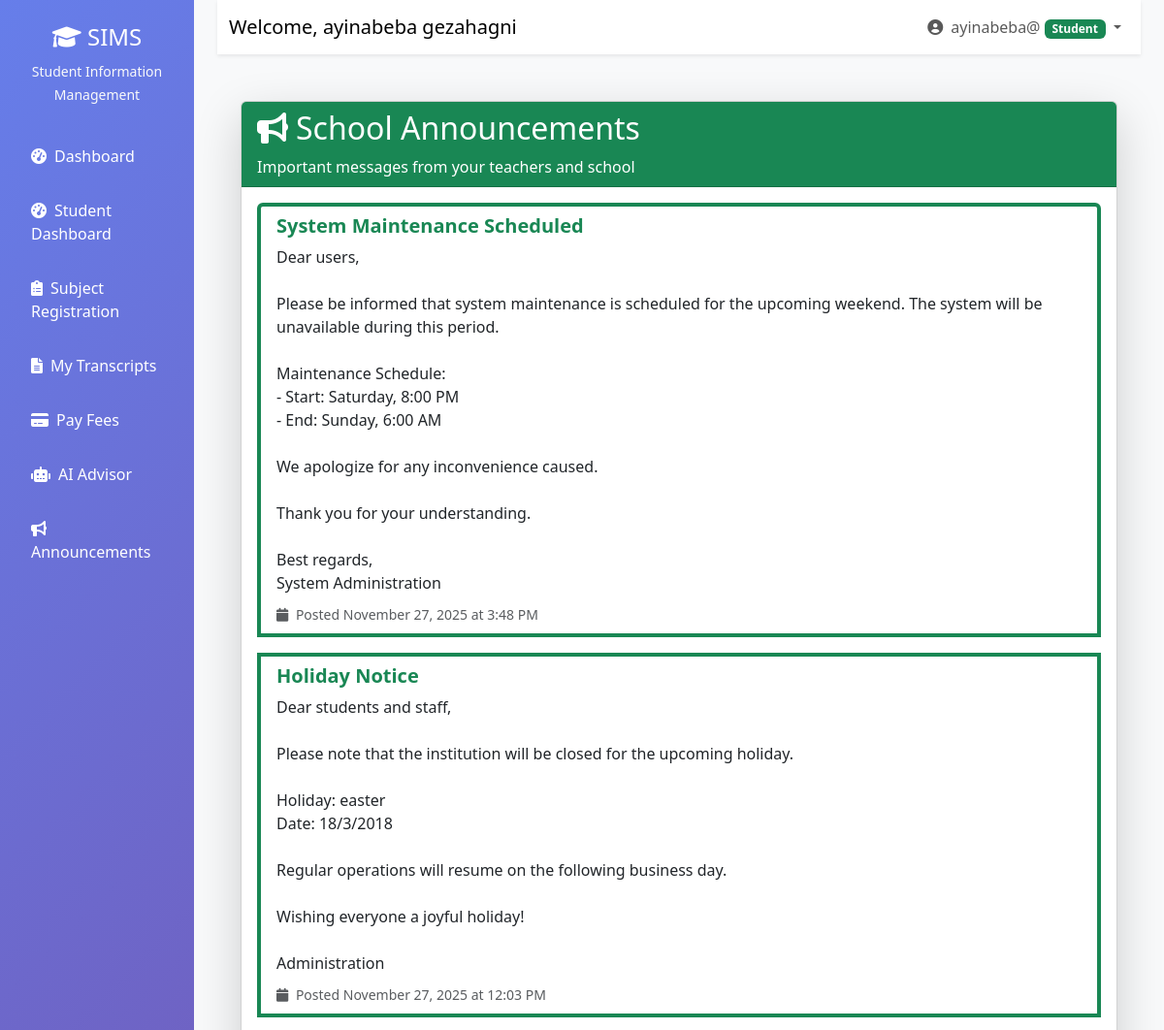
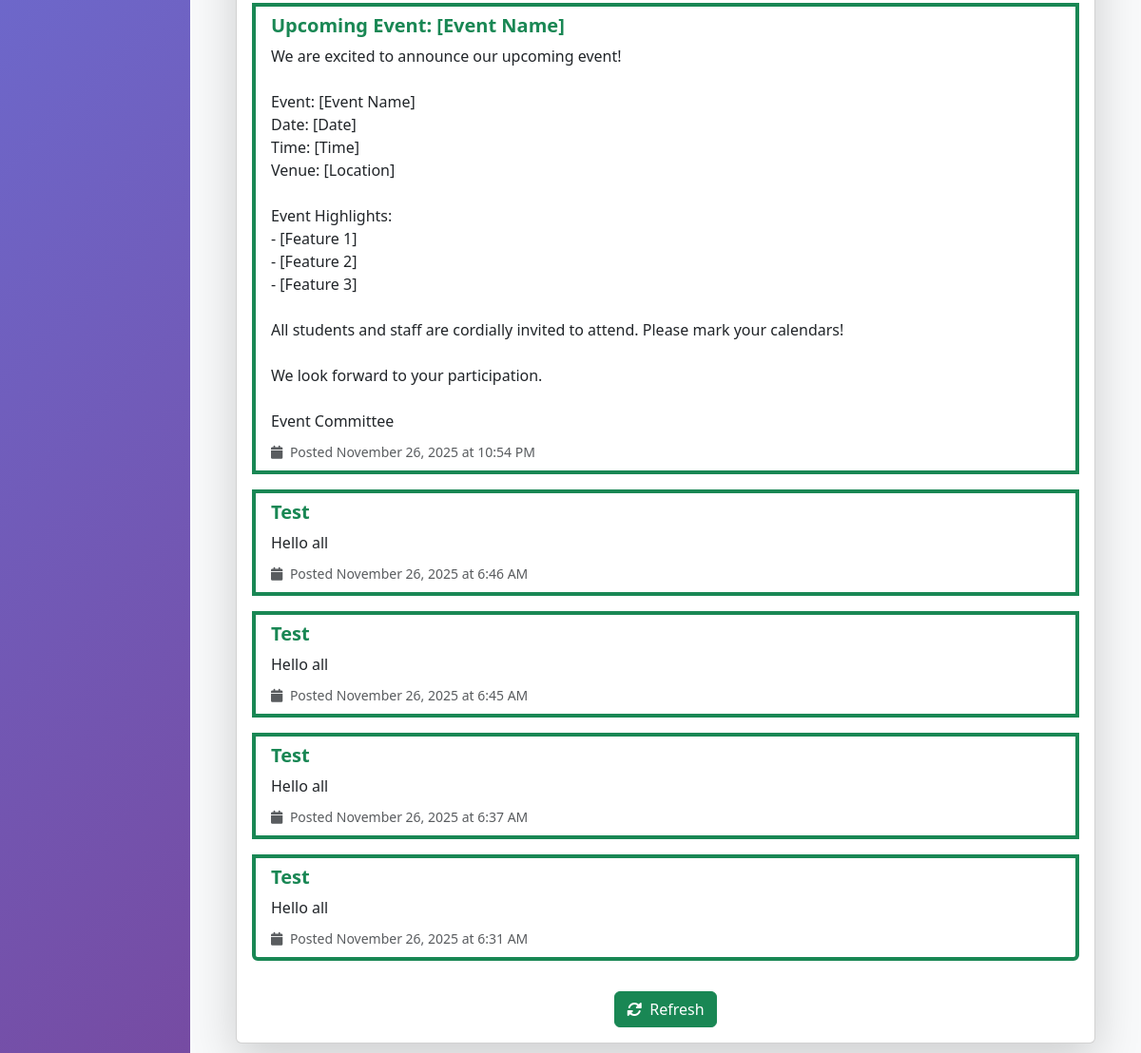
The page /students/announcements/ (signed in) on the database its author committed (2 pictures, top to bottom).
### users/models.py (models this page shows, shortened)
class User(AbstractUser):
    ROLE_CHOICES = (
        ('admin', 'Administrator'),
        ('teacher', 'Teacher'),
        ('student', 'Student'),
        ('registrar', 'Registrar'),
        ('finance', 'Finance Officer'),
        ('parent', 'Parent'),
    )
    role = models.CharField(max_length=20, choices=ROLE_CHOICES)
    phone = models.CharField(max_length=15, blank=True)
    address = models.TextField(blank=True)
    date_of_birth = models.DateField(null=True, blank=True)
    profile_picture = models.ImageField(upload_to='profiles/', null=True, blank=True)
    is_approved = models.BooleanField(default=False)
    created_at = models.DateTimeField(auto_now_add=True)

### notifications/models.py (models this page shows, shortened)
class Announcement(models.Model):
    title = models.CharField(max_length=200)
    content = models.TextField()
    created_by = models.ForeignKey(User, on_delete=models.CASCADE)
    created_at = models.DateTimeField(auto_now_add=True)
    is_active = models.BooleanField(default=True)
    target_roles = models.JSONField(default=list)  # List of roles that should see this

### users/decorators.py (the view)
        def wrapper(request, *args, **kwargs):
            if request.user.is_authenticated:
                if request.user.role in allowed_roles or request.user.is_superuser:
                    return view_func(request, *args, **kwargs)
            messages.error(request, "You don't have permission to access this page.")
            return redirect('dashboard')

### templates/students/announcements.html (shortened to what this page needs)
{% extends 'base.html' %}
{% load static %}
{% block content %}
<div class="container py-4">
    <div class="card shadow-lg">
        <div class="card-header bg-success text-white">
            <h2 class="mb-0">
                <i class="fas fa-bullhorn me-2"></i>School Announcements
            </h2>
            <p class="mb-0 mt-2">Important messages from your teachers and school</p>
        </div>
        <div class="card-body">
            {% if announcements %}
                <div class="list-group">
                    {% for ann in announcements %}
                    <div class="list-group-item mb-3 border-start border-success border-4">
                        <div class="d-flex justify-content-between align-items-start">
                            <div class="flex-grow-1">
                                <h5 class="mb-2 text-success">
                                    <strong>{{ ann.title }}</strong>
                                </h5>
                                <p class="mb-2 text-dark" style="white-space: pre-line;">{{ ann.content }}</p>
                                <small class="text-muted">
                                    <i class="fas fa-calendar me-1"></i>
                                    Posted {{ ann.created_at|date:"F j, Y" }} at {{ ann.created_at|date:"g:i A" }}
                                </small>
                            </div>
                        </div>
                    </div>
                    {% endfor %}
                </div>
            {% else %}
                <div class="text-center py-5">
                    <i class="fas fa-inbox fa-3x text-muted mb-3"></i>
                    <h4 class="text-muted">No Announcements</h4>
                    <p class="text-muted">There are no announcements at the moment. Check back later!</p>
                </div>
            {% endif %}
            <div class="mt-3 text-center">
                <a href="{% url 'view_announcements' %}" class="btn btn-success">
                    <i class="fas fa-sync-alt me-2"></i>Refresh
                </a>
            </div>
        </div>
    </div>
</div>
{% endblock %}

### templates/base.html (shortened to what this page needs)
<!DOCTYPE html>
<html lang="en">
  <head>
    <link
      href="https://cdn.jsdelivr.net/npm/bootstrap@5.3.0/dist/css/bootstrap.min.css"
      rel="stylesheet"
    />
    <link
      href="https://cdnjs.cloudflare.com/ajax/libs/font-awesome/6.0.0/css/all.min.css"
      rel="stylesheet"
    />
  </head>
  <body>
    {% if user.is_authenticated %}
    <div class="container-fluid">
      <div class="row">
        <nav class="col-md-3 col-lg-2 d-md-block sidebar">
          <div class="position-sticky pt-4">
            <div class="text-center mb-4">
              <h4 class="text-white">
                <i class="fas fa-graduation-cap"></i> SIMS
              </h4>
              <small class="text-light">Student Information Management</small>
            </div>
            <ul class="nav flex-column">
              <li class="nav-item">
                <a
                  class="nav-link {% if request.resolver_match.url_name == 'dashboard' %}active{% endif %}"
                  href="{% url 'dashboard' %}"
                >
                  <i class="fas fa-tachometer-alt me-2"></i>Dashboard
                </a>
              </li>
              {% if user.role == 'student' or user.is_student %}
              <li class="nav-item">
                <a class="nav-link" href="{% url 'student_dashboard' %}">
                  <i class="fas fa-tachometer-alt me-2"></i>Student Dashboard
                </a>
              </li>
              <li class="nav-item">
                <a class="nav-link" href="{% url 'subject_registration' %}">
                  <i class="fas fa-clipboard-list me-2"></i>Subject Registration
                </a>
              </li>
              <li class="nav-item">
                <a class="nav-link" href="{% url 'view_transcripts' %}">
                  <i class="fas fa-file-alt me-2"></i>My Transcripts
                </a>
              </li>
              <li class="nav-item">
                <a class="nav-link" href="{% url 'pay_fees' %}">
                  <i class="fas fa-credit-card me-2"></i>Pay Fees
                </a>
              </li>
              <li class="nav-item">
                <a class="nav-link" href="{% url 'interact_with_ai' %}">
                  <i class="fas fa-robot me-2"></i>AI Advisor
                </a>
              </li>
              <li class="nav-item">
                <a class="nav-link" href="{% url 'view_announcements' %}">
                  <i class="fas fa-bullhorn me-2"></i>Announcements
                </a>
              </li>
              {% endif %}
            </ul>
          </div>
        </nav>
        <main class="col-md-9 ms-sm-auto col-lg-10 px-md-4 main-content">
          <nav
            class="navbar navbar-expand-lg navbar-light bg-white shadow-sm mb-4"
          >
            <div class="container-fluid">
              <span class="navbar-brand"
                >Welcome, {{ user.get_full_name|default:user.username }}</span
              >
              <div class="navbar-nav ms-auto">
                <div class="nav-item dropdown">
                  <a
                    class="nav-link dropdown-toggle"
                    href="#"
                    id="navbarDropdown"
                    role="button"
                    data-bs-toggle="dropdown"
                  >
                    <i class="fas fa-user-circle me-1"></i> {{ user.username }}
                    <span
                      class="badge bg-{% if user.role == 'admin' %}danger{% elif user.role == 'teacher' %}info{% elif user.role == 'student' %}success{% elif user.role == 'parent' %}warning{% else %}secondary{% endif %}"
                    >
                      {{ user.get_role_display }}
                    </span>
                  </a>
                </div>
              </div>
            </div>
          </nav>
          <div class="container-fluid">{% block content %}{% endblock %}</div>
        </main>
      </div>
    </div>
    {% else %} {% block auth_content %}{% endblock %} {% endif %}
  </body>
</html>

### templates/base.html (style rules this page uses)
.sidebar { min-height: 100vh; background: linear-gradient(135deg, #667eea 0%, #764ba2 100%); }
.sidebar .nav-link { color: #fff; padding: 12px 20px; margin: 4px 0; border-radius: 8px; transition: all 0.3s; }
.main-content { background-color: #f8f9fa; min-height: 100vh; }

### rows shown on the page
User: get_full_name "ayinabeba gezahagni", username "ayinabeba@", role "Student"
Announcement: title "System Maintenance Scheduled", content "Dear users, Please be informed that system maintenance is scheduled for the upcoming weekend. The system will be unavailable during this period. Maintenance Schedule: - Start: Saturday, 8:00 PM - End: Sunday, 6:00 AM We apologize for any inconvenience caused. Thank you for your understanding. Best regards, System Administration", created_at "November 27, 2025", created_at "3:48 PM"
Announcement: title "Holiday Notice", content "Dear students and staff, Please note that the institution will be closed for the upcoming holiday. Holiday: easter Date: 18/3/2018 Regular operations will resume on the following business day. Wishing everyone a joyful holiday! Administration", created_at "November 27, 2025", created_at "12:03 PM"
Announcement: title "Upcoming Event: [Event Name]", content "We are excited to announce our upcoming event! Event: [Event Name] Date: [Date] Time: [Time] Venue: [Location] Event Highlights: - [Feature 1] - [Feature 2] - [Feature 3] All students and staff are cordially invited to attend. Please mark your calendars! We look forward to your participation. Event Committee", created_at "November 26, 2025", created_at "10:54 PM"
Announcement: title "Test", content "Hello all", created_at "November 26, 2025", created_at "6:46 AM"
Announcement: title "Test", content "Hello all", created_at "November 26, 2025", created_at "6:45 AM"
Announcement: title "Test", content "Hello all", created_at "November 26, 2025", created_at "6:37 AM"
Announcement: title "Test", content "Hello all", created_at "November 26, 2025", created_at "6:31 AM"
